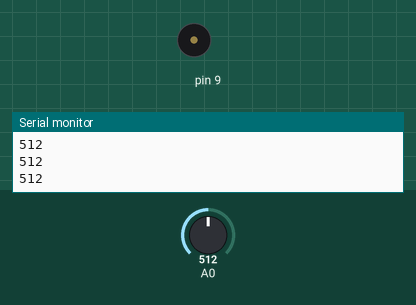
This sketch was run on a simulated Arduino Uno, built with avr-gcc and run on an emulated ATmega328P. Parts: buzzer (waves = sounding), the last lines printed to the serial monitor. Inputs (shaded band) come from the test bench; at power-on: A0 = 512.

Above: at 1.2 s.
1.3 s: A0 set to 639
At 2.4 s:
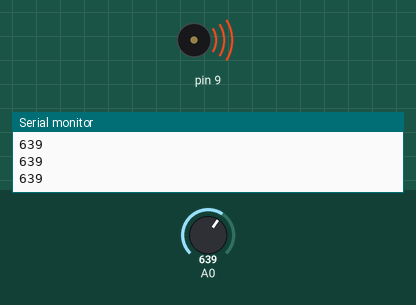
4.3 s: A0 set to 660
5.8 s: A0 set to 685
7.3 s: A0 set to 715
At 8.5 s:
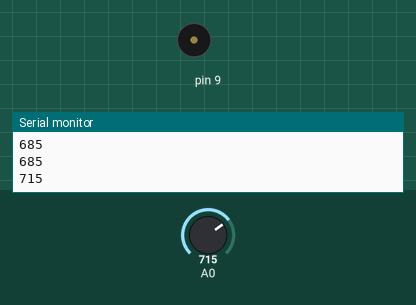
Timing chart, 0 to 9.8 s (numbered marks = the images above; inputs shaded):
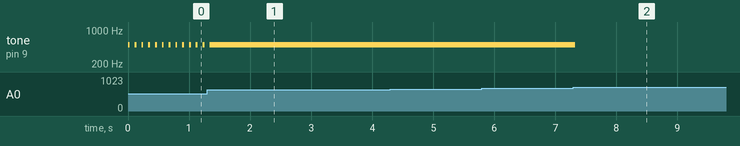

The sketch:

SpeakerCode.ino
```cpp
/* Generic Speaker Output
For circuit instructions please see workshop handout
*/

void setup() {
  // We'll send debugging information via the Serial monitor
  Serial.begin(9600);
}

void loop() {
  // read the sensor:
  int sensorReading = analogRead(A0);
  // print the sensor reading so you know its range
  Serial.println(sensorReading);
  // Sets a loop so that it only plays a tone if there is a sensor reading
  // Over 100 (what 100 is is dependant on the sensor)
  // Change the number if you want to make the speaker start sooner or later
  if (sensorReading > 100){
  // This maps the sensor range to an inverse of the delay between beeps
  // So as the object gets closer, hotter, etc the beeps happen more frequently
  int distanceBeep = map(sensorReading, 100, 700, 350, 1);

  // play the sound - the first number is the output pin for the speaker
  // The seond number is the tone, and the last number is the duration
  // of the beep
  tone(9, 500, 30);
  delay(distanceBeep);
  }

  // This just makes sure that there is no sound from the speaker
  // if the sensor range is under 100
  else {
    noTone(9);
  }
}
```

Measured:
- the behaviour switches between 703 and 704 on A0 (found by bisection; images 1 and 2)
- after the input at 1.3 s, tone on pin 9: goes on until 1.3 s, then stays 500 Hz
- after the input at 7.3 s, tone on pin 9: 500 Hz → silent at once
- by itself, tone on pin 9: alternates 500 Hz for 0.03 s and silent for 0.08 s
